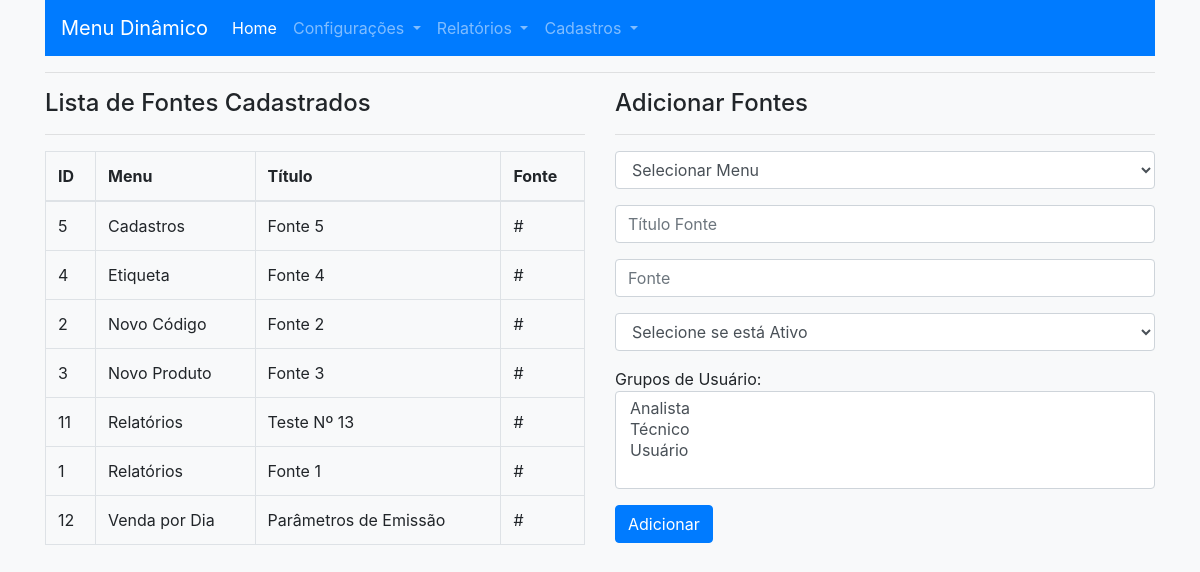
Page /cadastrar_fonte.php on the committed database.
### tables this page shows
CREATE TABLE `menus` (
  `ID_MENU` int(11) NOT NULL,
  `ID_MENU_PAI` int(11) NOT NULL,
  `ORDEM` int(11) NOT NULL,
  `DESC` varchar(50) NOT NULL,
  `ICONE` varchar(50) NOT NULL,
  `ATIVO` varchar(1) NOT NULL
);

CREATE TABLE `fontes` (
  `ID_FONTE` int(11) NOT NULL,
  `ID_MENU` int(11) NOT NULL,
  `TITULO` varchar(35) NOT NULL,
  `FONTE` varchar(35) NOT NULL,
  `ATIVO` varchar(1) NOT NULL
);

### conexao.php (called while the page is built, shortened)
<?php
$ID_USER_GROUP_SYS = '1';
?>

### cadastrar_fonte.php (the view, shortened to what this page needs)
<!DOCTYPE html>
<html>
<?php include 'cabecalho.php';?>
<body>
<?php include 'menu.php';?>
<?php include 'conexao.php';?>
<div class="container">
<hr>
<div class="row">
<div class="col-md-6">
<h4>Lista de Fontes Cadastrados</h4>
<hr>
<div class="table-responsive">
<table class="table table-bordered">
				<thead>
					<tr>
						<th>ID</th>
						<th>Menu</th>
						<th>Título</th>
						<th>Fonte</th>
					</tr>
				</thead>
				<tbody>
						<?php
						include 'conexao.php';
						$menulistqry="SELECT FONTES.*, MENUS.DESC FROM FONTES
						INNER JOIN MENUS ON MENUS.ID_MENU = FONTES.ID_MENU
						WHERE FONTES.ATIVO = 'S' ORDER BY MENUS.DESC";
						$menulistres=mysqli_query($con,$menulistqry);
						while ($menudata=mysqli_fetch_assoc($menulistres)) {
						?>
						<tr>
							<td><?php echo $menudata['ID_FONTE'];?></td>
							<td><?php echo $menudata['DESC'];?></td>
							<td><?php echo $menudata['TITULO'];?></td>
							<td><?php echo $menudata['FONTE'];?></td>
						</tr>
						<?php
						}
						?>
				</tbody>
			</table>
</div>
</div>
<div class="col-md-6">
<h4>Adicionar Fontes</h4>
<hr>
	<form method="post" action="adicionar_fonte.php">
	<div class="form-group">
		<select class="form-control" name="menu_id">
			<option value="">Selecionar Menu</option>
		</select>
	</div>
	<div class="form-group">
	<input type="text" name="submenu_name" placeholder="Título Fonte" class="form-control" />
	</div>
	<div class="form-group">
	<input type="text" name="submenu_url" placeholder="Fonte" class="form-control" />
	</div>
	<div class="form-group">
		<select class="form-control" name="submenu_display">
			<option value="">Selecione se está Ativo</option>
		</select>
	</div>
	<div class="form-group">
	<a>Grupos de Usuário:</a>
		<select class="form-control" name="department_id[]" multiple>
			<?php
			$deptlistqry="SELECT * FROM GRUPOS";
			$deptlistres=mysqli_query($con,$deptlistqry);
			while ($deptdata=mysqli_fetch_assoc($deptlistres)) {
			?>
			<option value="<?php echo $deptdata['ID_GRUPO'];?>"><?php echo $deptdata['DESC'];?></option>
		<?php } ?>
		</select>
	</div>
	<div class="form-group">
	<input name="submenu_submit" class="btn btn-primary" type="submit" value="Adicionar"/>
	</div>
	</form>
</div>
</div>
</div>
<?php include 'dependencias.php';?>
</body>
</html>

### cabecalho.php (shortened to what this page needs)
<head>
	<link rel="stylesheet" href="https://maxcdn.bootstrapcdn.com/bootstrap/4.0.0/css/bootstrap.min.css">
	<link rel="stylesheet" type="text/css" href="https://cdnjs.cloudflare.com/ajax/libs/font-awesome/4.7.0/css/font-awesome.min.css">
</head>

### menu.php (shortened to what this page needs)
<!DOCTYPE HTML>
<html lang="en">
<head>
</head>
<body class="bg-light">
<div class="container">
<nav class="navbar navbar-expand-lg navbar-dark bg-primary">
  <a class="navbar-brand" href="index.php">Menu Dinâmico</a>
  <div class="collapse navbar-collapse" id="main_nav">
<ul class="navbar-nav">
	<li class="nav-item active"> <a class="nav-link" href="index.php">Home </a> </li>
	<li class="nav-item dropdown">
		<a class="nav-link dropdown-toggle" href="#" data-toggle="dropdown">  Configurações  </a>
	</li>
	<?php
	require "conexao.php";
	$query = " SELECT MENUS.* FROM MENUS
	INNER JOIN MENU_GRUPO ON MENU_GRUPO.ID_MENU = MENUS.ID_MENU
	WHERE MENUS.ID_MENU_PAI = 0
	AND MENUS.ATIVO = 'S'
	AND MENU_GRUPO.ID_GRUPO = '$ID_USER_GROUP_SYS'";
	$resultado = mysqli_query($con,$query);
	while($menudata = mysqli_fetch_assoc($resultado)){
		$desc_pai = $menudata['DESC'];
		?>
	<li class="nav-item dropdown">
		<a class="nav-link dropdown-toggle" href="#" data-toggle="dropdown"> <?php echo $desc_pai ?> </a>
	</li>
		<?php
	}
	?>
</ul>
  </div>
</nav>
</div>
</body>
</html>

### dependencias.php (shortened to what this page needs)
<link href="https://stackpath.bootstrapcdn.com/bootstrap/4.4.1/css/bootstrap.min.css" rel="stylesheet" type="text/css"/>

### rows in the picture
menus: DESC "Relatórios"
menus: DESC "Cadastros"
fontes: ID_FONTE "5", ID_MENU.DESC "Cadastros", TITULO "Fonte 5", FONTE "#"
fontes: ID_FONTE "4", ID_MENU.DESC "Etiqueta", TITULO "Fonte 4", FONTE "#"
fontes: ID_FONTE "2", ID_MENU.DESC "Novo Código", TITULO "Fonte 2", FONTE "#"
fontes: ID_FONTE "3", ID_MENU.DESC "Novo Produto", TITULO "Fonte 3", FONTE "#"
fontes: ID_FONTE "11", ID_MENU.DESC "Relatórios", TITULO "Teste Nº 13", FONTE "#"
fontes: ID_FONTE "1", ID_MENU.DESC "Relatórios", TITULO "Fonte 1", FONTE "#"
fontes: ID_FONTE "12", ID_MENU.DESC "Venda por Dia", TITULO "Parâmetros de Emissão", FONTE "#"
